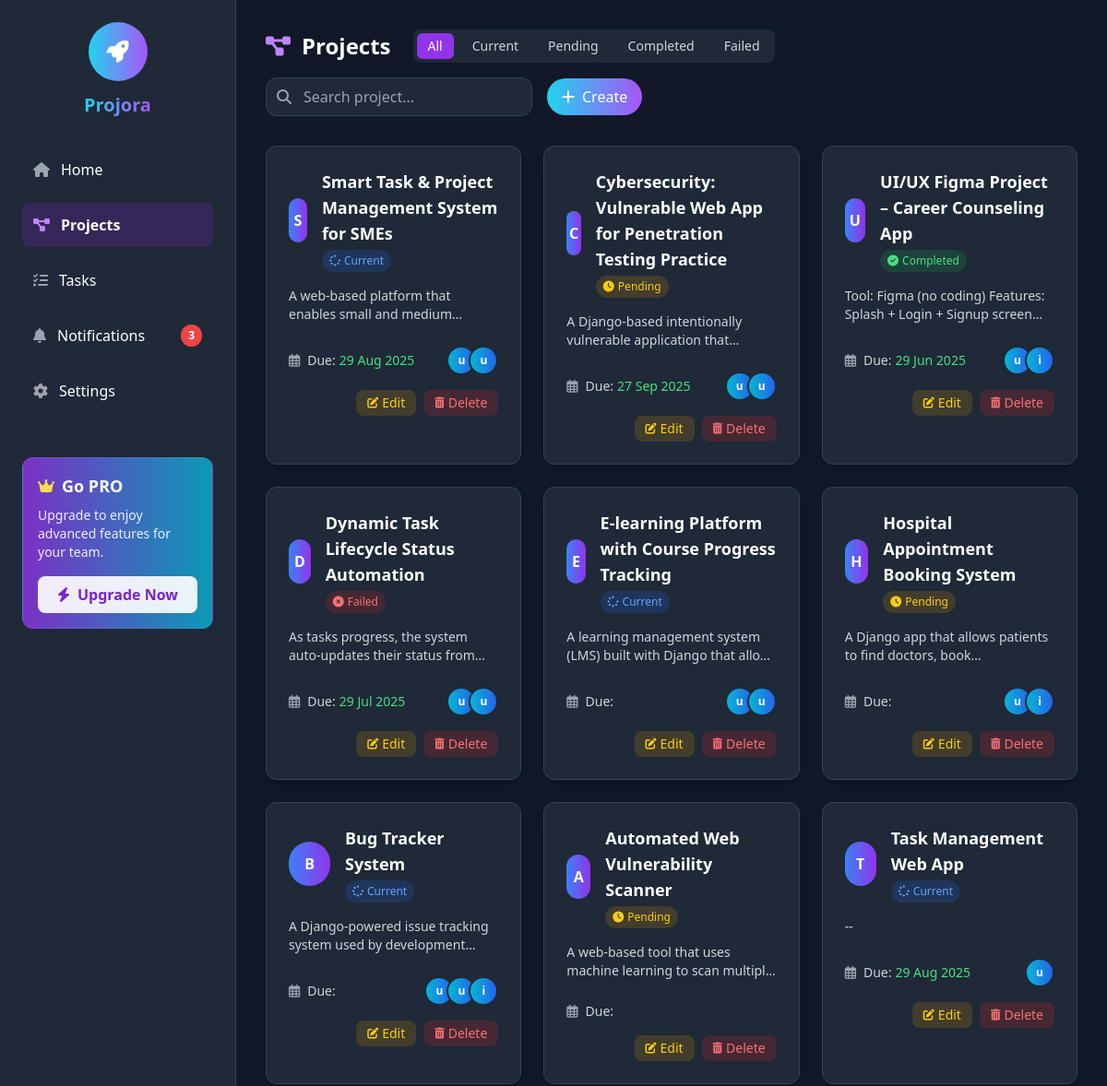
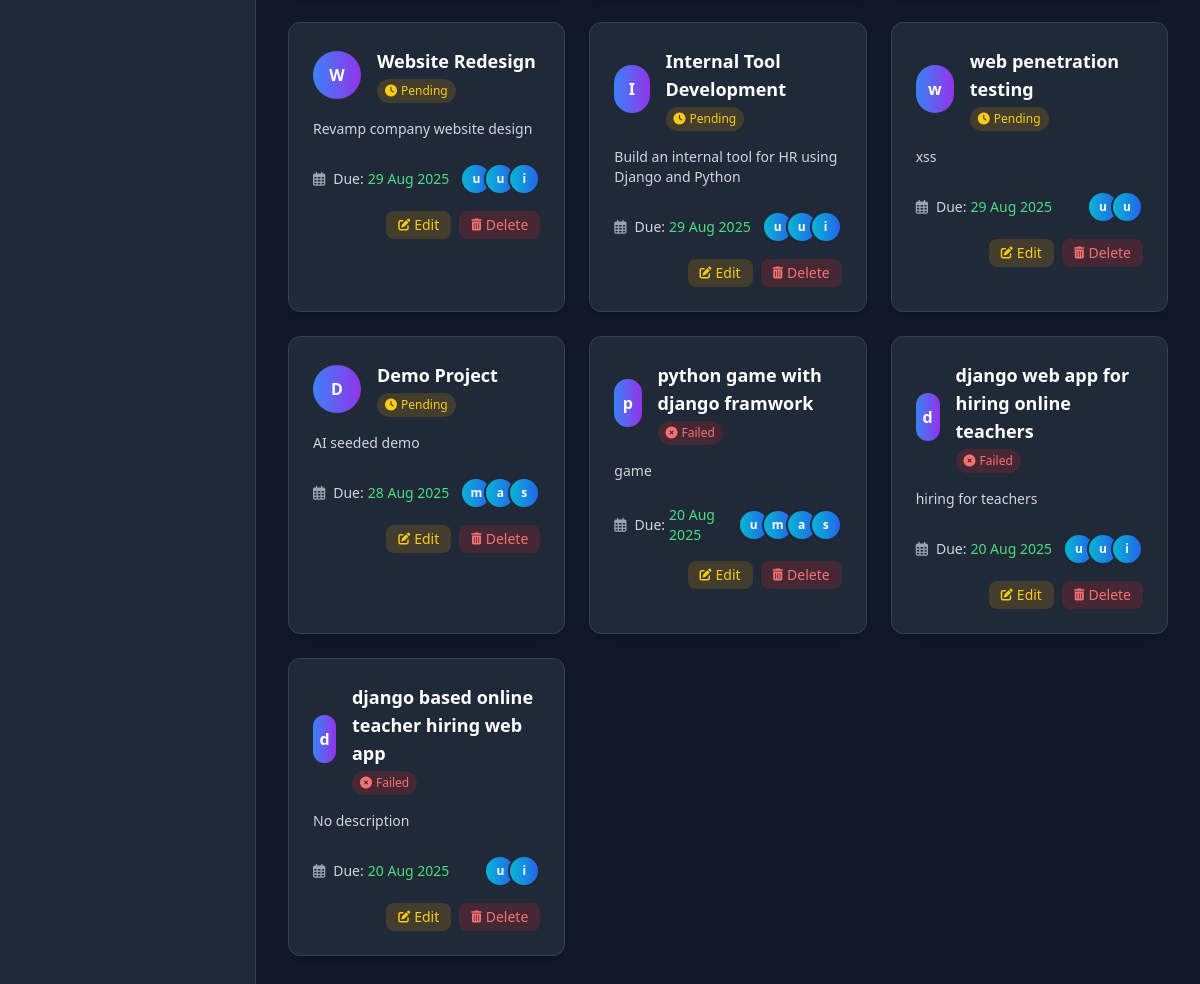
The page /project/project/ (signed in) on the database its author committed (2 pictures, top to bottom).
### project/models.py (models this page shows, shortened)
class Project(models.Model):
    STATUS_CHOICES = [
        ('pending', 'Pending'),
        ('current', 'Current'),
        ('completed', 'Completed'),
        ('failed', 'Failed'),
    ]
    title = models.CharField(max_length=200)
    description = models.TextField(blank=True, null=True)
    status = models.CharField(max_length=20, choices=STATUS_CHOICES, default='pending')
    start_date = models.DateField(null=True, blank=True)
    end_date = models.DateField(null=True, blank=True)
    due_date = models.DateField(null=True, blank=True)
    created_by = models.ForeignKey(settings.AUTH_USER_MODEL, on_delete=models.SET_NULL, null=True, blank=True, related_name='created_projects')
    assigned_users = models.ManyToManyField(
        settings.AUTH_USER_MODEL,
        blank=True,
        related_name='project_assigned_users'  # ✅ Unique related name
    )

### users/models.py (models this page shows, shortened)
class CustomUser(AbstractUser):
    user_id = models.AutoField(primary_key=True)
    preference_field_1 = models.CharField(max_length=100, blank=True, null=True)
    preference_field_2 = models.CharField(max_length=100, blank=True, null=True)
    created_at = models.DateTimeField(auto_now_add=True)
    updated_at = models.DateTimeField(auto_now=True)
    email = models.EmailField(unique=True)
    notifications_enabled = models.BooleanField(default=True)
    expertise = models.CharField(max_length=255, blank=True, null=True)
    ROLE_CHOICES = (
        ('admin', 'Admin'),
        ('manager', 'Project Manager'),
        ('user', 'User'),
    )
    role = models.CharField(max_length=20, choices=ROLE_CHOICES, default='user')
    USERNAME_FIELD = 'username'
    REQUIRED_FIELDS = ['email']
    objects = CustomUserManager()

### project/views.py (the view)
# urls.py: path('project/', views.project_list, name='project_list'),
@login_required
def project_list(request):
    update_expired_projects()
    update_pending_projects()
    status_filter = request.GET.get('status')
    if status_filter in ['pending', 'current', 'completed', 'failed']:
        projects = Project.objects.filter(status=status_filter)
    else:
        projects = Project.objects.all()
    return render(request, 'project/project_tab.html', {'projects': projects})

### project/utils.py (called while the page is built)
def update_expired_projects():
    today = timezone.now().date()
    expired_projects = Project.objects.filter(end_date__lt=today).exclude(status__in=['completed', 'failed'])
    for project in expired_projects:
        project.status = 'failed'
        project.save()

def update_pending_projects():
    today = timezone.now().date()
    projects = Project.objects.filter(start_date__gt=today).exclude(status='pending')
    for project in projects:
        project.status = 'pending'
        project.save()

### users/context_processors.py (called while the page is built)
def user_roles(request):
    user = request.user
    is_admin = False
    if user.is_authenticated:
        user_groups = user.groups.values_list('name', flat=True)
        is_admin = 'Admin' in user_groups
    return {
        'is_admin': is_admin
    }

### project/templates/project/project_tab.html (shortened to what this page needs)
{% load static %}
<!DOCTYPE html>
<html lang="en">
<head>
  <script src="https://cdn.tailwindcss.com"></script>
  <link rel="stylesheet" href="https://cdnjs.cloudflare.com/ajax/libs/font-awesome/6.4.0/css/all.min.css">
  <link rel="stylesheet" href="{% static 'css/project_tab.css' %}">
</head>
<body class="bg-gray-900 text-white font-sans">
<div class="flex h-screen">
  <aside class="bg-gray-800 text-white w-64 p-6 flex flex-col justify-between border-r border-gray-700">
    <div>
      <div class="mb-8 flex flex-col items-center">
        <div class="w-16 h-16 rounded-full bg-gradient-to-r from-cyan-400 to-purple-500 flex items-center justify-center mb-3 hover:rotate-12 transition-transform">
          <i class="fas fa-rocket text-2xl text-white"></i>
        </div>
        <h1 class="text-xl font-bold bg-gradient-to-r from-cyan-400 to-purple-500 text-transparent bg-clip-text">Projora</h1>
      </div>
      <nav>
        <ul class="space-y-3">
          <li>
            {% if is_admin %}
              <a href="{% url 'users:admin_dashboard' %}" class="flex items-center p-3 rounded-lg hover:bg-purple-800/50 transition-colors">
                <i class="fas fa-home mr-3 text-gray-400"></i>
                <span>Home</span>
              </a>
            {% else %}
              <a href="{% url 'dashboard' %}" class="flex items-center p-3 rounded-lg hover:bg-purple-800/50 transition-colors">
                <i class="fas fa-home mr-3 text-gray-400"></i>
                <span>Home</span>
              </a>
            {% endif %}
          </li>
          <li>
            <a href="{% url 'project:project_tab' %}" class="flex items-center p-3 rounded-lg bg-purple-800/30 font-semibold transition-colors">
              <i class="fas fa-project-diagram mr-3 text-purple-400"></i>
              <span>Projects</span>
            </a>
          </li>
          <li>
            <a href="{% url 'tasks:tasks_tab' %}" class="flex items-center p-3 rounded-lg hover:bg-purple-800/50 transition-colors">
              <i class="fas fa-tasks mr-3 text-gray-400"></i>
              <span>Tasks</span>
            </a>
          </li>
          <li>
            <a href="{% url 'notification:notification' %}" class="flex items-center p-3 rounded-lg hover:bg-purple-800/50 transition-colors">
              <i class="fas fa-bell mr-3 text-gray-400"></i>
              <span>Notifications</span>
              <span class="ml-auto bg-red-500 text-white text-xs font-bold px-2 py-1 rounded-full">3</span>
            </a>
          </li>
          <li>
            <a href="{% url 'users:settings' %}" class="flex items-center p-3 rounded-lg hover:bg-purple-800/50 transition-colors">
              <i class="fas fa-cog mr-3 text-gray-400"></i>
              <span>Settings</span>
            </a>
          </li>
        </ul>
      </nav>
      <div class="bg-gradient-to-r from-purple-600/80 to-cyan-500/80 p-4 rounded-xl mt-12 border border-purple-400/20">
        <div class="flex items-center">
          <i class="fas fa-crown text-yellow-300 mr-2"></i>
          <h3 class="font-bold text-lg">Go PRO</h3>
        </div>
        <p class="text-sm mt-2 opacity-90">Upgrade to enjoy advanced features for your team.</p>
        <button class="w-full bg-white/90 text-purple-700 px-4 py-2 mt-4 rounded-lg font-semibold hover:bg-white transition-colors flex items-center justify-center">
          <i class="fas fa-bolt mr-2"></i>
          Upgrade Now
        </button>
      </div>
    </div>
  </aside>
  <div class="flex-1 p-8 overflow-y-auto">
    <div class="flex justify-between items-center mb-8 flex-wrap gap-4">
      <div class="flex items-center space-x-6">
        <h1 class="text-2xl font-bold flex items-center">
          <i class="fas fa-project-diagram mr-3 text-purple-400"></i>
          Projects
        </h1>
        <div class="flex space-x-2 bg-gray-800 p-1 rounded-lg">
          <a href="{% url 'project:project_tab' %}?status=all">
            <button class="px-3 py-1 rounded-md text-sm font-medium {% if request.GET.status == 'all' or not request.GET.status %}bg-purple-600 text-white{% else %}text-gray-300 hover:text-white hover:bg-gray-700{% endif %} transition-colors">All</button>
          </a>
          <a href="{% url 'project:project_tab' %}?status=current">
            <button class="px-3 py-1 rounded-md text-sm font-medium {% if request.GET.status == 'current' %}bg-blue-600 text-white{% else %}text-gray-300 hover:text-white hover:bg-gray-700{% endif %} transition-colors">Current</button>
          </a>
          <a href="{% url 'project:project_tab' %}?status=pending">
            <button class="px-3 py-1 rounded-md text-sm font-medium {% if request.GET.status == 'pending' %}bg-yellow-600 text-white{% else %}text-gray-300 hover:text-white hover:bg-gray-700{% endif %} transition-colors">Pending</button>
          </a>
          <a href="{% url 'project:project_tab' %}?status=completed">
            <button class="px-3 py-1 rounded-md text-sm font-medium {% if request.GET.status == 'completed' %}bg-green-600 text-white{% else %}text-gray-300 hover:text-white hover:bg-gray-700{% endif %} transition-colors">Completed</button>
          </a>
          <a href="{% url 'project:project_tab' %}?status=failed">
            <button class="px-3 py-1 rounded-md text-sm font-medium {% if request.GET.status == 'failed' %}bg-red-600 text-white{% else %}text-gray-300 hover:text-white hover:bg-gray-700{% endif %} transition-colors">Failed</button>
          </a>
        </div>
      </div>
      <div class="flex items-center gap-4">
        <form method="get" action="" class="relative max-w-xs w-full">
          <input type="text" name="search" value="{{ request.GET.search }}" placeholder="Search project..."
                 class="w-full border border-gray-700 bg-gray-800 text-white rounded-xl pl-10 pr-4 py-2 focus:outline-none focus:ring-2 focus:ring-purple-500 focus:border-transparent transition-all" />
          <div class="absolute inset-y-0 left-0 flex items-center pl-3 pointer-events-none">
          </div>
        </form>
        {% if perms.project.add_project %}
        <a href="{% url 'project:project_create' %}">
          <button class="bg-gradient-to-r from-cyan-400 to-purple-500 text-white px-4 py-2 rounded-full hover:scale-105 transition-all duration-300 flex items-center">
            <i class="fas fa-plus mr-2"></i>
            Create
          </button>
        </a>
        {% endif %}
      </div>
    </div>
    <div class="grid grid-cols-1 md:grid-cols-2 lg:grid-cols-3 gap-6">
      {% if projects %}
      {% for project in projects %}
      <div class="bg-gray-800 p-6 rounded-xl shadow-lg hover:shadow-xl border border-gray-700 hover:border-purple-500/30 transition-all duration-300 group">
        <div class="flex items-center mb-4">
          <div class="h-12 w-12 rounded-full bg-gradient-to-r from-blue-500 to-purple-600 flex items-center justify-center text-white font-bold mr-4 group-hover:scale-110 transition-transform">
            {{ project.title|slice:":1" }}
          </div>
          <div>
            <h3 class="font-semibold text-lg">{{ project.title }}</h3>
            <div class="flex items-center mt-1">
              {% if project.status == 'current' %}
                <span class="px-2 py-1 text-xs rounded-full bg-blue-600/20 text-blue-400 flex items-center">
                  <i class="fas fa-spinner fa-pulse mr-1 text-xs"></i> {{ project.get_status_display }}
                </span>
              {% elif project.status == 'pending' %}
                <span class="px-2 py-1 text-xs rounded-full bg-yellow-600/20 text-yellow-400 flex items-center">
                  <i class="fas fa-clock mr-1 text-xs"></i> {{ project.get_status_display }}
                </span>
              {% elif project.status == 'completed' %}
                <span class="px-2 py-1 text-xs rounded-full bg-green-600/20 text-green-400 flex items-center">
                  <i class="fas fa-check-circle mr-1 text-xs"></i> {{ project.get_status_display }}
                </span>
              {% elif project.status == 'failed' %}
                <span class="px-2 py-1 text-xs rounded-full bg-red-600/20 text-red-400 flex items-center">
                  <i class="fas fa-times-circle mr-1 text-xs"></i> {{ project.get_status_display }}
                </span>
              {% endif %}
            </div>
          </div>
        </div>
        <p class="text-sm text-gray-300 mb-6 line-clamp-2">{{ project.description|default:"No description" }}</p>
        <div class="flex items-center justify-between mb-4">
          <div class="flex items-center text-sm">
            <i class="far fa-calendar-alt mr-2 text-gray-400"></i>
            <span class="text-gray-300">Due:</span>
            <span class="ml-1 {% if project.is_overdue %}text-red-400{% else %}text-green-400{% endif %}">{{ project.end_date|date:"d M Y" }}</span>
          </div>
          <div class="flex -space-x-2">
            {% for user in project.assigned_users.all|slice:":5" %}
            <div class="w-8 h-8 rounded-full border-2 border-gray-800 bg-gradient-to-r from-cyan-500 to-blue-600 flex items-center justify-center text-white text-xs font-bold">
              {{ user.username|slice:":1" }}
            </div>
            {% endfor %}
          </div>
        </div>
        <div class="flex justify-end space-x-2 mt-2">
          {% if perms.project.change_project %}
          <a href="{% url 'project:project_edit' project.pk %}" class="flex items-center bg-yellow-600/20 text-yellow-400 px-3 py-1 rounded-lg hover:bg-yellow-600/30 transition-colors text-sm">
            <i class="fas fa-edit mr-1 text-xs"></i>
            Edit
          </a>
          {% endif %}
          {% if perms.project.delete_project %}
          <form action="{% url 'project:project_delete' project.pk %}" method="post" onsubmit="return confirm('Are you sure you want to delete this project?');">
            <button type="submit" class="flex items-center bg-red-600/20 text-red-400 px-3 py-1 rounded-lg hover:bg-red-600/30 transition-colors text-sm">
              <i class="fas fa-trash-alt mr-1 text-xs"></i>
              Delete
            </button>
          </form>
          {% endif %}
        </div>
      </div>
      {% endfor %}
      {% endif %}
    </div>
  </div>
</div>
</body>
</html>

### rows shown on the page
Project: title "S", title "Smart Task & Project Management System for SMEs", status "Current", description "A web-based platform that enables small and…", end_date "29 Aug 2025"
CustomUser: username "u"
CustomUser: username "u"
Project: title "C", title "Cybersecurity: Vulnerable Web App for Penetration Testing Practice", status "Pending", description "A Django-based intentionally vulnerable application…", end_date "27 Sep 2025"
Project: title "U", title "UI/UX Figma Project – Career Counseling App", status "Completed", description "Tool: Figma (no coding) Features: Splash + Login + Signup…", end_date "29 Jun 2025"
CustomUser: username "i"
Project: title "D", title "Dynamic Task Lifecycle Status Automation", status "Failed", description "As tasks progress, the system auto-updates their status…", end_date "29 Jul 2025"
Project: title "E", title "E-learning Platform with Course Progress Tracking", status "Current", description "A learning management system (LMS) built with Django that…"
Project: title "H", title "Hospital Appointment Booking System", status "Pending", description "A Django app that allows patients to find doctors,…"
Project: title "B", title "Bug Tracker System", status "Current", description "A Django-powered issue tracking system used by…"
Project: title "A", title "Automated Web Vulnerability Scanner", status "Pending", description "A web-based tool that uses machine learning to scan…"
Project: title "T", title "Task Management Web App", status "Current", description "--", end_date "29 Aug 2025"
Project: title "W", title "Website Redesign", status "Pending", description "Revamp company website design", end_date "29 Aug 2025"
Project: title "I", title "Internal Tool Development", status "Pending", description "Build an internal tool for HR using Django and Python", end_date "29 Aug 2025"
Project: title "w", title "web penetration testing", status "Pending", description "xss", end_date "29 Aug 2025"
Project: title "D", title "Demo Project", status "Pending", description "AI seeded demo", end_date "28 Aug 2025"
CustomUser: username "m"
CustomUser: username "a"
CustomUser: username "s"
Project: title "p", title "python game with django framwork", status "Failed", description "game", end_date "20 Aug 2025"
Project: title "d", title "django web app for hiring online teachers", status "Failed", description "hiring for teachers", end_date "20 Aug 2025"
Project: title "d", title "django based online teacher hiring web app", status "Failed", description "No description", end_date "20 Aug 2025"
